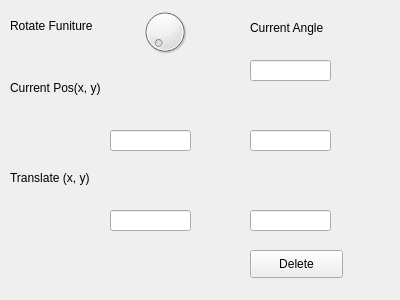
<?xml version="1.0" encoding="UTF-8"?>
<ui version="4.0">
 <class>furniture_selected</class>
 <widget class="QWidget" name="furniture_selected">
  <property name="geometry">
   <rect>
    <x>0</x>
    <y>0</y>
    <width>400</width>
    <height>300</height>
   </rect>
  </property>
  <property name="windowTitle">
   <string>Form</string>
  </property>
  <widget class="QPushButton" name="delete_btn">
   <property name="geometry">
    <rect>
     <x>250</x>
     <y>250</y>
     <width>93</width>
     <height>28</height>
    </rect>
   </property>
   <property name="text">
    <string>Delete</string>
   </property>
  </widget>
  <widget class="QDial" name="rotate_btn">
   <property name="geometry">
    <rect>
     <x>140</x>
     <y>0</y>
     <width>50</width>
     <height>64</height>
    </rect>
   </property>
  </widget>
  <widget class="QLineEdit" name="cpos_x">
   <property name="geometry">
    <rect>
     <x>110</x>
     <y>130</y>
     <width>81</width>
     <height>21</height>
    </rect>
   </property>
  </widget>
  <widget class="QLineEdit" name="cpos_y">
   <property name="geometry">
    <rect>
     <x>250</x>
     <y>130</y>
     <width>81</width>
     <height>21</height>
    </rect>
   </property>
  </widget>
  <widget class="QLineEdit" name="trans_x">
   <property name="geometry">
    <rect>
     <x>110</x>
     <y>210</y>
     <width>81</width>
     <height>21</height>
    </rect>
   </property>
  </widget>
  <widget class="QLineEdit" name="trans_y">
   <property name="geometry">
    <rect>
     <x>250</x>
     <y>210</y>
     <width>81</width>
     <height>21</height>
    </rect>
   </property>
  </widget>
  <widget class="QLabel" name="label">
   <property name="geometry">
    <rect>
     <x>10</x>
     <y>10</y>
     <width>161</width>
     <height>31</height>
    </rect>
   </property>
   <property name="text">
    <string>Rotate Funiture</string>
   </property>
  </widget>
  <widget class="QLabel" name="label_2">
   <property name="geometry">
    <rect>
     <x>10</x>
     <y>80</y>
     <width>181</width>
     <height>16</height>
    </rect>
   </property>
   <property name="text">
    <string>Current Pos(x, y)</string>
   </property>
  </widget>
  <widget class="QLabel" name="label_3">
   <property name="geometry">
    <rect>
     <x>10</x>
     <y>170</y>
     <width>181</width>
     <height>16</height>
    </rect>
   </property>
   <property name="text">
    <string>Translate (x, y)</string>
   </property>
  </widget>
  <widget class="QLabel" name="label_4">
   <property name="geometry">
    <rect>
     <x>250</x>
     <y>20</y>
     <width>121</width>
     <height>16</height>
    </rect>
   </property>
   <property name="text">
    <string>Current Angle</string>
   </property>
  </widget>
  <widget class="QLineEdit" name="rot_angle">
   <property name="geometry">
    <rect>
     <x>250</x>
     <y>60</y>
     <width>81</width>
     <height>21</height>
    </rect>
   </property>
  </widget>
 </widget>
 <resources/>
 <connections/>
</ui>
